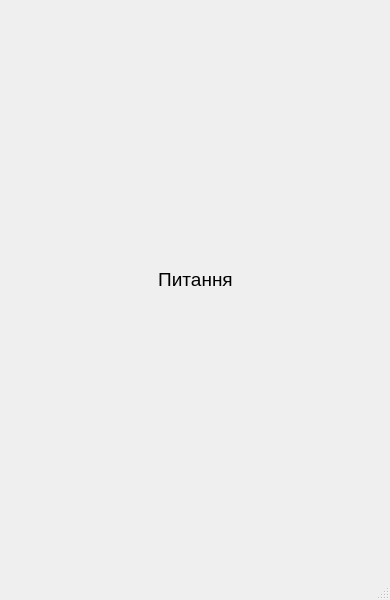
<?xml version="1.0" encoding="UTF-8"?>
<ui version="4.0">
 <class>MainWindow</class>
 <widget class="QMainWindow" name="MainWindow">
  <property name="geometry">
   <rect>
    <x>0</x>
    <y>0</y>
    <width>390</width>
    <height>600</height>
   </rect>
  </property>
  <property name="minimumSize">
   <size>
    <width>390</width>
    <height>600</height>
   </size>
  </property>
  <property name="maximumSize">
   <size>
    <width>390</width>
    <height>600</height>
   </size>
  </property>
  <property name="baseSize">
   <size>
    <width>390</width>
    <height>600</height>
   </size>
  </property>
  <property name="windowTitle">
   <string>Programming Language Test</string>
  </property>
  <widget class="QWidget" name="centralwidget">
   <widget class="QWidget" name="verticalLayoutWidget">
    <property name="geometry">
     <rect>
      <x>10</x>
      <y>300</y>
      <width>371</width>
      <height>251</height>
     </rect>
    </property>
    <layout class="QVBoxLayout" name="answersLayout">
     <property name="rightMargin">
      <number>0</number>
     </property>
    </layout>
   </widget>
   <widget class="QLabel" name="questionLabel">
    <property name="geometry">
     <rect>
      <x>10</x>
      <y>230</y>
      <width>371</width>
      <height>61</height>
     </rect>
    </property>
    <property name="font">
     <font>
      <pointsize>14</pointsize>
     </font>
    </property>
    <property name="text">
     <string>Питання</string>
    </property>
    <property name="alignment">
     <set>Qt::AlignBottom|Qt::AlignHCenter</set>
    </property>
    <property name="wordWrap">
     <bool>true</bool>
    </property>
   </widget>
   <widget class="QLabel" name="imageLabel">
    <property name="geometry">
     <rect>
      <x>10</x>
      <y>10</y>
      <width>371</width>
      <height>211</height>
     </rect>
    </property>
    <property name="text">
     <string/>
    </property>
    <property name="pixmap">
     <pixmap>:/Images/C:/Users/Zenisoft/Pictures/FROST 1000%%% %jaqwrfkljahgsoiul;fhauoi;s/Calque 560.png</pixmap>
    </property>
    <property name="scaledContents">
     <bool>false</bool>
    </property>
    <property name="alignment">
     <set>Qt::AlignCenter</set>
    </property>
   </widget>
  </widget>
  <widget class="QMenuBar" name="menubar">
   <property name="geometry">
    <rect>
     <x>0</x>
     <y>0</y>
     <width>390</width>
     <height>21</height>
    </rect>
   </property>
  </widget>
  <widget class="QStatusBar" name="statusbar"/>
 </widget>
 <resources>
  <include location="resources.qrc"/>
 </resources>
 <connections/>
</ui>
